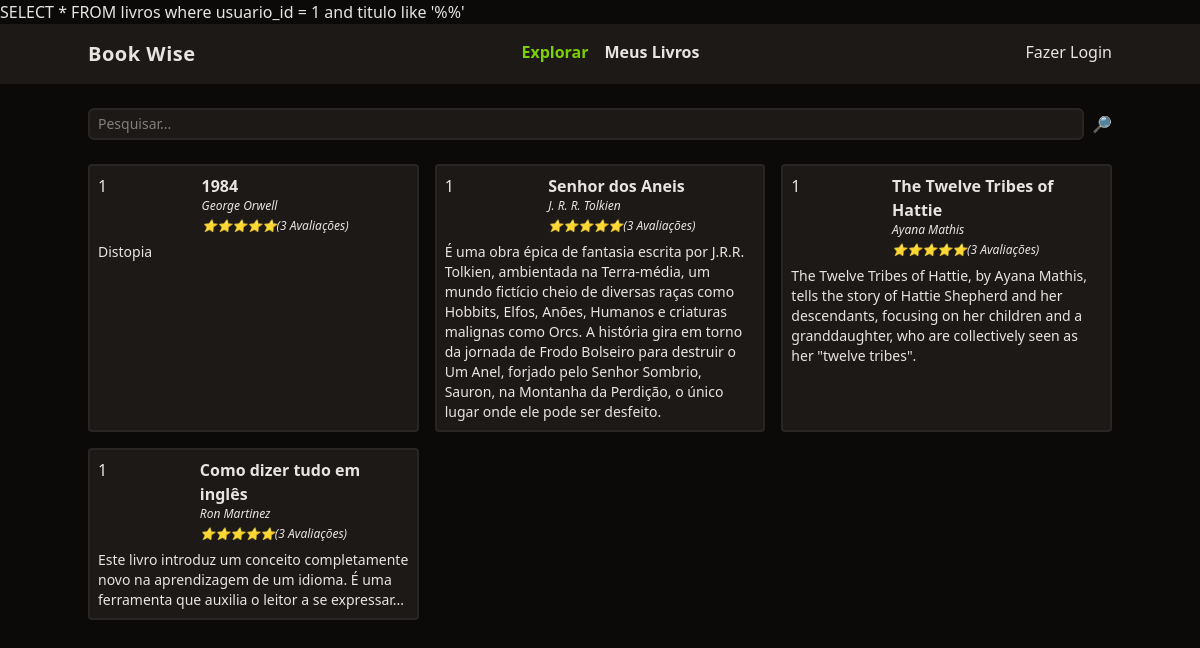
Before: / with the older database file.
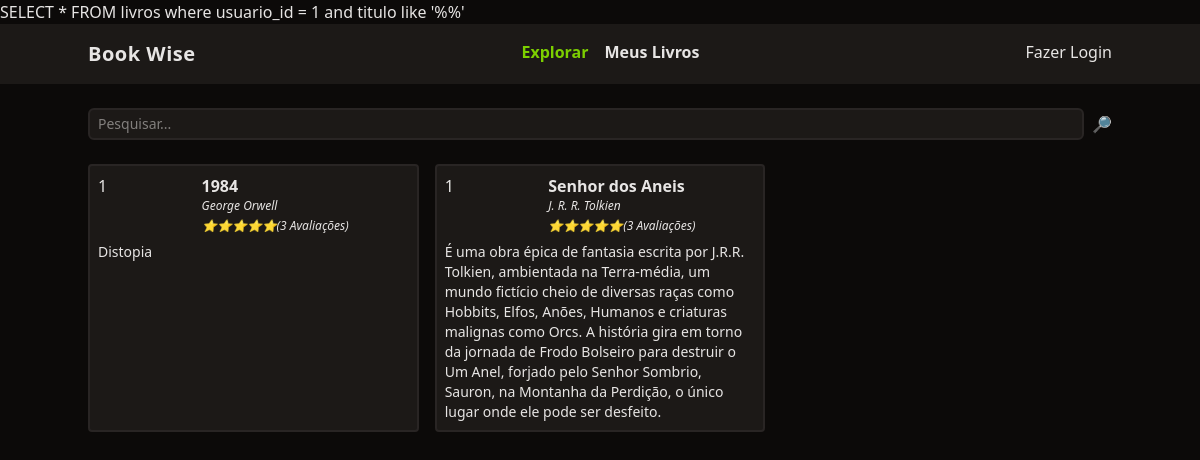
After: the same page with the newer database file.
### tables this page shows
CREATE TABLE livros(
  id integer primary key,
  titulo varchar(255),
  autor varchar(100),
  descricao text,
  ano_de_lancamento integer,
  usuario_id integer,
  foreign key (usuario_id) references usuarios(id) on delete cascade
);

### functions.php (called while the page is built, shortened)
<?php
function view($view, $data = []) {
    require 'views/template/app.php';
}

### controllers/index.controller.php (called while the page is built)
<?php
$pesquisar = $_REQUEST['pesquisar'] ?? '';
$livros = (new DB)->livros($pesquisar);
view('index', compact('livros'));

### routes.php (called while the page is built, shortened)
<?php
$controller = str_replace('/', '', parse_url($_SERVER['REQUEST_URI'])['path']);
if (!$controller)
    $controller = 'index';
require "controllers/{$controller}.controller.php";

### index.php (called while the page is built)
<?php
require "functions.php";
require "models/Livro.php";
require "database.php";
require "routes.php";

### database.php (called while the page is built, shortened)
<?php
class DB
{
    private $db;
    public function __construct(){
        $this->db = new PDO('sqlite:database.sqlite');
    }
    public function livros($pesquisa = '')
    {
        $sql =  "SELECT * FROM livros where
                usuario_id = 1 and titulo like '%$pesquisa%'";
        $query = $this->db->query($sql);
        $items = $query->fetchAll();
        return array_map(fn($item) => Livro::make($item), $items);
    }
}

### models/Livro.php (called while the page is built, shortened)
<?php
class Livro {
    public function __construct($id, $titulo, $autor, $descricao, $usuario_id) {
        $this->id = $id;
        $this->titulo = $titulo;
        $this->autor = $autor;
        $this->descricao = $descricao;
        $this->usuario_id = $usuario_id;
    }
    public static function make($data) {
        $obj = new Livro($data['id'],
            $data['titulo'],
            $data['autor'],
            $data['descricao'],
            usuario_id: $data['usuario_id']);
        return $obj;
    }
}

### views/index.view.php (the view)
<form class="w-full flex space-x-2 mt-6">
    <input
        type="text"
        name="pesquisar"
        class="border-stone-800 border-2 rounded-md bg-stone-900 text-sm focus:outline-none px-2 py-1 w-full"
        placeholder="Pesquisar..."
    >
    <button type="submit">🔎</button>
</form>
<section class="grid gap-4 grid-cols-1 md:grid-cols-2 lg:grid-cols-3">
    <?php foreach($livros as $livro): ?>
        <div class="p-2 rounded border-stone-800 border-2 bg-stone-900">
            <div class="flex">
                <div class="w-1/3"><?=$livro->usuario_id?></div>
                <div class="space-y-1">
                    <a href="/livro?id=<?= $livro->id ?>" class="font-semibold hover:underline"><?= $livro->titulo ?></a>
                    <div class="text-xs italic"><?= $livro->autor ?></div>
                    <div class="text-xs italic">⭐⭐⭐⭐⭐(3 Avaliações)</div>
                </div>
            </div>
            <div class="text-sm mt-2"><?= $livro->descricao ?></div>
        </div>
    <?php endforeach; ?>
</section>

### views/template/app.php (shortened to what this page needs)
<!DOCTYPE html>
<html lang="en">
<head>
    <script src="https://cdn.jsdelivr.net/npm/@tailwindcss/browser@4"></script>
</head>
<body class="bg-stone-950 text-stone-200">
    <header class="bg-stone-900">
        <nav class="mx-auto max-w-screen-lg flex justify-between py-4">
            <div class="font-bold text-xl tracking-wide">Book Wise</div>
            <ul class="flex space-x-4 font-bold">
                <li><a href="/" class="text-lime-500">Explorar</a></li>
                <li><a href="/meus-livros" class="hover:underline">Meus Livros</a></li>
            </ul>
            <ul>
                <li><a href="/login">Fazer Login</a></li>
            </ul>
        </nav>
    </header>
    <main class="mx-auto max-w-screen-lg space-y-6">
        <?php require "views/{$view}.view.php" ?>
    </main>
</body>
</html>

Changed rows visible on the page:
no longer on this page (row edited): livros: usuario "1", titulo "The Twelve Tribes of Hattie", autor "Ayana Mathis", descricao "The Twelve Tribes of Hattie, by Ayana Mathis, tells the story of Hattie Shepherd and her descendants, focusing on her children and a granddaughter, who are collectively seen as her \"twelve tribes\"."
no longer on this page (row edited): livros: usuario "1", titulo "Como dizer tudo em inglês", autor "Ron Martinez", descricao "Este livro introduz um conceito completamente novo na aprendizagem de um idioma. É uma ferramenta que auxilia o leitor a se expressar..."
